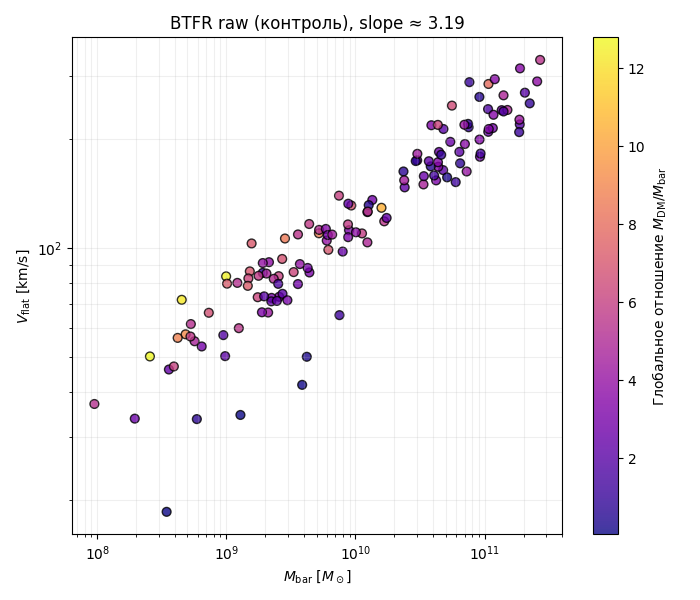

Recreate this plot in Python.
import os
import io
import numpy as np
import pandas as pd
import matplotlib.pyplot as plt
from scipy.optimize import curve_fit

# ================== КОНСТАНТЫ ==================

DATA_FOLDER = "rotmod"
TABLE1_FILE = "table1.mrt"

G_SI = 6.674e-11
M_SUN = 1.989e30

ML_DISK = 0.5
ML_BULGE = 0.7

M0_SCALE = 1e10  # Msun – масштаб для степеней по массе


# ================== ЧТЕНИЕ TABLE1.MRT ==================

def load_table1(path=TABLE1_FILE):
    """Грубый парсер table1.mrt (SPARC)."""
    with open(path, "r", encoding="latin-1") as f:
        lines = f.readlines()

    start_idx = None
    for i, line in enumerate(lines):
        if line.strip() == "" or line.startswith("Title"):
            continue
        if i > 50 and line.strip().split()[0] == "CamB":
            start_idx = i
            break
    if start_idx is None:
        raise RuntimeError("Не найдено начало данных в table1.mrt")

    data_str = "".join(lines[start_idx:])
    df = pd.read_fwf(
        io.StringIO(data_str),
        header=None,
        names=[
            "Galaxy", "T", "D", "e_D", "f_D",
            "Inc", "e_Inc",
            "L36", "e_L36",
            "Reff", "SBeff",
            "Rdisk", "SBdisk",
            "MHI", "RHI",
            "Vflat", "e_Vflat",
            "Q", "Ref"
        ]
    )
    df = df.dropna(subset=["Galaxy"]).reset_index(drop=True)
    return df


# ================== АНАЛИЗ ОДНОЙ ГАЛАКТИКИ (ROTМOD) ==================

def analyze_rotmod_dm_mass(galaxy_name, data_folder=DATA_FOLDER):
    """
    Для одной галактики:
      - оценивает глобальную DM массу M_DM_total внутри R_max
        как медиану M_DM(r) по нескольким внешним точкам:
           M_DM(r) = [V_obs^2(r) - V_bar^2(r)] * r / G
      - оценивает f_gas и f_bulge по тем же внешним точкам.
    Возвращает (M_DM_total [Msun], f_gas, f_bulge).
    """
    rot_path = os.path.join(data_folder, f"{galaxy_name}_rotmod.dat")
    if not os.path.exists(rot_path):
        alt = galaxy_name.replace(" ", "")
        rot_path = os.path.join(data_folder, f"{alt}_rotmod.dat")
        if not os.path.exists(rot_path):
            return None, None, None

    col_names = ['Rad', 'Vobs', 'errV', 'Vgas', 'Vdisk', 'Vbul', 'SBdisk', 'SBbul']
    try:
        df = pd.read_csv(rot_path, sep=r'\s+', comment='#', names=col_names)
    except Exception:
        return None, None, None

    if len(df) < 5:
        return None, None, None

    # --- единицы и базовые величины ---
    R_kpc = df["Rad"].values
    R_m = R_kpc * 3.086e19     # kpc -> m
    v_factor = 1000.0          # km/s -> m/s

    V_obs = np.abs(df["Vobs"].values) * v_factor
    V_gas = np.abs(df["Vgas"].values) * v_factor
    V_disk = np.abs(df["Vdisk"].values) * v_factor
    V_bul = np.abs(df["Vbul"].values) * v_factor

    # барионная скорость (с учётом M/L)
    V_bar_sq = (
        V_gas**2 +
        (V_disk**2) * ML_DISK +
        (V_bul**2) * ML_BULGE
    )
    V_obs_sq = V_obs**2

    valid = (R_m > 0) & np.isfinite(V_obs_sq) & np.isfinite(V_bar_sq)
    if np.count_nonzero(valid) < 5:
        return None, None, None

    R_m = R_m[valid]
    V_bar_sq = V_bar_sq[valid]
    V_obs_sq = V_obs_sq[valid]
    V_gas = V_gas[valid]
    V_disk = V_disk[valid]
    V_bul = V_bul[valid]

    # --- выбираем внешнюю область ---
    R_max = R_m.max()
    outer = R_m > 0.7 * R_max
    if np.count_nonzero(outer) < 3:
        outer = R_m > 0.5 * R_max
    if np.count_nonzero(outer) < 3:
        outer = np.ones_like(R_m, dtype=bool)

    R_out = R_m[outer]
    V_obs_sq_out = V_obs_sq[outer]
    V_bar_sq_out = V_bar_sq[outer]
    V_gas_out = V_gas[outer]
    V_disk_out = V_disk[outer]
    V_bul_out = V_bul[outer]

    # --- масса DM внутри r: M_DM(r) = (V_obs^2 - V_bar^2) * r / G ---
    delta_V_sq = V_obs_sq_out - V_bar_sq_out
    dm_mask = delta_V_sq > 0
    if np.count_nonzero(dm_mask) == 0:
        return 0.0, 0.0, 0.0

    delta_V_sq = delta_V_sq[dm_mask]
    R_out_dm = R_out[dm_mask]

    M_DM_SI = delta_V_sq * R_out_dm / G_SI
    # медиана по внешним точкам
    M_DM_total = np.median(M_DM_SI) / M_SUN   # в Msun

    # --- f_gas и f_bulge по тем же точкам ---
    V_gas_sq = V_gas_out[dm_mask]**2
    V_disk_sq = (V_disk_out[dm_mask]**2) * ML_DISK
    V_bul_sq = (V_bul_out[dm_mask]**2) * ML_BULGE

    M_gas_proxy = V_gas_sq
    M_disk_proxy = V_disk_sq
    M_bul_proxy = V_bul_sq

    M_star_proxy = M_disk_proxy + M_bul_proxy
    M_tot_proxy = M_gas_proxy + M_star_proxy

    if np.all(M_tot_proxy <= 0):
        f_gas = 0.0
        f_bulge = 0.0
    else:
        f_gas = np.mean(M_gas_proxy / (M_gas_proxy + M_star_proxy))
        f_bulge = np.mean(M_bul_proxy / (M_gas_proxy + M_disk_proxy + M_bul_proxy))

    f_gas = float(np.clip(f_gas, 0.0, 1.0))
    f_bulge = float(np.clip(f_bulge, 0.0, 1.0))

    return M_DM_total, f_gas, f_bulge


# ================== МОДЕЛЬ УДЕРЖАНИЯ ==================

def retention_model_packed(vars_tuple, C, p, alpha, beta):
    """
    eps_th = C * (M_bar / M0_SCALE)^p * f_gas^alpha * (1 - f_bulge)^beta
    vars_tuple = (M_bar, f_gas, f_bulge)
    """
    M_bar, f_gas, f_bulge = vars_tuple
    f_gas = np.clip(f_gas, 1e-3, 1.0)
    f_bulge = np.clip(f_bulge, 0.0, 0.999)

    return (C *
            (M_bar / M0_SCALE)**p *
            (f_gas**alpha) *
            ((1.0 - f_bulge)**beta)
           )


# ================== ОСНОВНОЙ АНАЛИЗ ==================

def run_dm_mass_analysis():
    tab = load_table1(TABLE1_FILE)

    M_bar_list = []
    V_flat_list = []
    M_DM_list = []
    f_gas_list = []
    f_bulge_list = []
    names = []

    for _, row in tab.iterrows():
        gal = row["Galaxy"].strip()
        L36 = row["L36"]
        MHI = row["MHI"]
        Vflat = row["Vflat"]

        if not (np.isfinite(L36) and np.isfinite(MHI) and np.isfinite(Vflat)):
            continue
        if Vflat <= 0:
            continue

        # глобальная барионная масса
        M_star = ML_DISK * L36 * 1e9
        M_gas = 1.33 * MHI * 1e9
        M_bar = M_star + M_gas
        if M_bar <= 0:
            continue

        M_DM, f_gas, f_bulge = analyze_rotmod_dm_mass(gal)
        if M_DM is None:
            continue

        M_bar_list.append(M_bar)
        V_flat_list.append(Vflat)
        M_DM_list.append(M_DM)
        f_gas_list.append(f_gas)
        f_bulge_list.append(f_bulge)
        names.append(gal)

    M_bar = np.array(M_bar_list)
    V_flat = np.array(V_flat_list)
    M_DM = np.array(M_DM_list)
    f_gas = np.array(f_gas_list)
    f_bulge = np.array(f_bulge_list)

    print(f"Галактик с валидной M_DM: {len(M_bar)}")

    # --- BTFR raw (контроль) ---
    logV = np.log10(V_flat)
    logM = np.log10(M_bar)
    b_raw, a_raw = np.polyfit(logV, logM, 1)
    print(f"RAW BTFR slope (log M vs log V) = {b_raw:.2f}")

    # --- eps_data = M_DM / M_bar ---
    eps_data = M_DM / M_bar
    print(f"eps_data (M_DM/M_bar) median = {np.median(eps_data):.2f}, "
          f"min = {eps_data.min():.2f}, max = {eps_data.max():.2f}")

    # --- фит модели удержания ---
    mask_pos = eps_data > 0
    M_bar_fit = M_bar[mask_pos]
    f_gas_fit = f_gas[mask_pos]
    f_bulge_fit = f_bulge[mask_pos]
    eps_fit = eps_data[mask_pos]

    # начальные параметры: C~1, p~0, alpha~1, beta~1
    p0 = [1.0, 0.0, 1.0, 1.0]
    bounds = (
        [0.01, -1.0, 0.0, 0.0],
        [50.0,  1.0, 3.0,  3.0]
    )

    popt, pcov = curve_fit(
        retention_model_packed,
        (M_bar_fit, f_gas_fit, f_bulge_fit),
        eps_fit,
        p0=p0,
        bounds=bounds,
        maxfev=20000
    )

    C_fit, p_fit, alpha_fit, beta_fit = popt
    print("Fitted retention parameters (from global M_DM/M_bar):")
    print(f"  C     = {C_fit:.3f}")
    print(f"  p     = {p_fit:.3f}")
    print(f"  alpha = {alpha_fit:.3f}")
    print(f"  beta  = {beta_fit:.3f}")

    eps_th = retention_model_packed((M_bar, f_gas, f_bulge), *popt)

    # ================== ГРАФИКИ ==================

    # 1) BTFR raw
    plt.figure(figsize=(7, 6))
    sc1 = plt.scatter(M_bar, V_flat, c=eps_data, cmap="plasma",
                      s=40, edgecolors="k", alpha=0.8)
    plt.xscale("log")
    plt.yscale("log")
    plt.xlabel(r"$M_{\rm bar}\ [M_\odot]$")
    plt.ylabel(r"$V_{\rm flat}\ [{\rm km/s}]$")
    plt.title(f"BTFR raw (контроль), slope ≈ {b_raw:.2f}")
    plt.grid(True, which="both", alpha=0.2)
    cbar = plt.colorbar(sc1)
    cbar.set_label(r"Глобальное отношение $M_{\rm DM}/M_{\rm bar}$")
    plt.tight_layout()
    plt.show()

    # 2) eps_data vs eps_th
    plt.figure(figsize=(6, 6))
    sc2 = plt.scatter(eps_th[mask_pos], eps_fit,
                      c=f_bulge[mask_pos], cmap="magma_r",
                      s=40, edgecolors="k", alpha=0.8)
    lim_min = min(eps_th[mask_pos].min(), eps_fit.min()) * 0.7
    lim_max = max(eps_th[mask_pos].max(), eps_fit.max()) * 1.3
    plt.plot([lim_min, lim_max], [lim_min, lim_max],
             "r--", label="eps_data = eps_th")
    plt.xscale("log")
    plt.yscale("log")
    plt.xlabel(r"$\varepsilon_{\rm th}(M_{\rm bar}, f_{\rm gas}, f_{\rm bulge})$")
    plt.ylabel(r"$\varepsilon_{\rm data} = M_{\rm DM}/M_{\rm bar}$")
    plt.title("Проверка модели удержания (глобальная M_DM/M_bar)")
    cbar2 = plt.colorbar(sc2)
    cbar2.set_label(r"Доля балджа $f_{\rm bulge}$")
    plt.grid(True, alpha=0.3)
    plt.legend()
    plt.tight_layout()
    plt.show()

    # 3) eps_data против отдельных параметров
    fig, axes = plt.subplots(1, 3, figsize=(16, 5))

    axes[0].scatter(f_gas, eps_data, c=f_bulge, cmap="magma_r",
                    s=35, edgecolors="k", alpha=0.8)
    axes[0].set_xlabel(r"$f_{\rm gas}$")
    axes[0].set_ylabel(r"$M_{\rm DM}/M_{\rm bar}$")
    axes[0].set_title("DM/Baryons vs gas fraction")
    axes[0].set_yscale("log")
    axes[0].grid(True, alpha=0.3)

    axes[1].scatter(f_bulge, eps_data, c=f_gas, cmap="viridis",
                    s=35, edgecolors="k", alpha=0.8)
    axes[1].set_xlabel(r"$f_{\rm bulge}$")
    axes[1].set_title("DM/Baryons vs bulge fraction")
    axes[1].set_yscale("log")
    axes[1].grid(True, alpha=0.3)

    axes[2].scatter(M_bar, eps_data, c=f_gas, cmap="viridis",
                    s=35, edgecolors="k", alpha=0.8)
    axes[2].set_xscale("log")
    axes[2].set_yscale("log")
    axes[2].set_xlabel(r"$M_{\rm bar}\ [M_\odot]$")
    axes[2].set_title("DM/Baryons vs baryonic mass")
    axes[2].grid(True, alpha=0.3)

    plt.tight_layout()
    plt.show()


if __name__ == "__main__":
    run_dm_mass_analysis()
